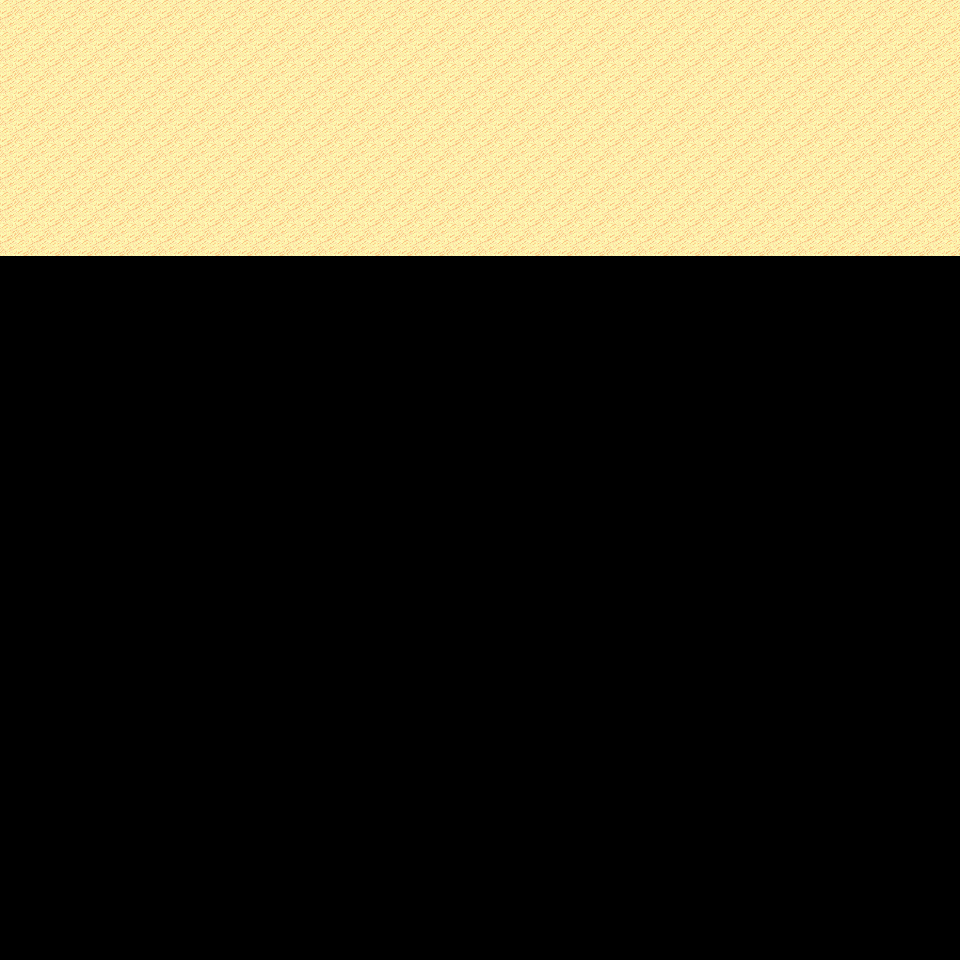

Tiled map render using the project's own tile images. Description and the map definition, with tile-layer contents summarised, below:
An orthogonal 30x30 tile map with 32x32 px tiles, 6 tile layers (Ground, Object, Object2, Above, ...), 15 tilesets and 2 objects (2x mapExit).

<map version="1.0" orientation="orthogonal" renderorder="right-down" width="30" height="30" tilewidth="32" tileheight="32" nextobjectid="3">
  <tileset firstgid="1" name="tileset_logic_collision" tilewidth="32" tileheight="32" tilecount="1" columns="1">
    <image source="../drawable/tileset_logic_collision.png" width="32" height="32" />
  </tileset>
  <tileset firstgid="2" name="tileset_ground_ground" tilewidth="32" tileheight="32" tilecount="33" columns="3">
    <image source="../drawable/tileset_ground_ground.png" width="96" height="352" />
  </tileset>
  <tileset firstgid="35" name="tileset_ground_ridge_earth_pale" tilewidth="32" tileheight="32" tilecount="96" columns="12">
    <image source="../drawable/tileset_ground_ridge_earth_pale.png" width="384" height="256" />
  </tileset>
  <tileset firstgid="131" name="tileset_ground_ridge_earth_dark" tilewidth="32" tileheight="32" tilecount="96" columns="12">
    <image source="../drawable/tileset_ground_ridge_earth_dark.png" width="384" height="256" />
  </tileset>
  <tileset firstgid="227" name="tileset_terrain_desert" tilewidth="32" tileheight="32" tilecount="88" columns="8">
    <image source="../drawable/tileset_terrain_desert.png" width="256" height="352" />
  </tileset>
  <tileset firstgid="315" name="tileset_ground_ladder_vertical_dark" tilewidth="32" tileheight="32" tilecount="3" columns="3">
    <image source="../drawable/tileset_ground_ladder_vertical_dark.png" width="96" height="32" />
  </tileset>
  <tileset firstgid="318" name="tileset_plant_tree_evergreen" tilewidth="32" tileheight="32" tilecount="36" columns="3">
    <image source="../drawable/tileset_plant_tree_evergreen.png" width="96" height="384" />
  </tileset>
  <tileset firstgid="354" name="tileset_plant_cactus" tilewidth="32" tileheight="32" tilecount="2" columns="1">
    <image source="../drawable/tileset_plant_cactus.png" width="32" height="64" />
  </tileset>
  <tileset firstgid="356" name="tileset_plant_cactus_2" tilewidth="32" tileheight="32" tilecount="10" columns="5">
    <image source="../drawable/tileset_plant_cactus_2.png" width="160" height="64" />
  </tileset>
  <tileset firstgid="366" name="tileset_ground_sand_2" tilewidth="32" tileheight="32" tilecount="15" columns="5">
    <image source="../drawable/tileset_ground_sand_2.png" width="160" height="96" />
  </tileset>
  <tileset firstgid="381" name="tileset_plant_tree_tree_darkgreen" tilewidth="32" tileheight="32" tilecount="88" columns="8">
    <image source="../drawable/tileset_plant_tree_tree_darkgreen.png" width="256" height="352" />
  </tileset>
  <tileset firstgid="469" name="tileset_ground_rock_pebbles" tilewidth="32" tileheight="32" tilecount="3" columns="1">
    <image source="../drawable/tileset_ground_rock_pebbles.png" width="32" height="96" />
  </tileset>
  <tileset firstgid="472" name="tileset_plant_star_shaped_plants" tilewidth="32" tileheight="32" tilecount="6" columns="2">
    <image source="../drawable/tileset_plant_star_shaped_plants.png" width="64" height="96" />
  </tileset>
  <tileset firstgid="478" name="tileset_plant_stump_small_stump" tilewidth="32" tileheight="32" tilecount="4" columns="2">
    <image source="../drawable/tileset_plant_stump_small_stump.png" width="64" height="64" />
  </tileset>
  <tileset firstgid="482" name="tileset_plant_round_cactuses" tilewidth="32" tileheight="32" tilecount="20" columns="10">
    <image source="../drawable/tileset_plant_round_cactuses.png" width="320" height="64" />
  </tileset>
  <layer name="Ground" width="30" height="30">
    <data>[900 cells, 240 non-empty, 1 distinct tile ids]</data>
  </layer>
  <layer name="Object" width="30" height="30">
    <data>[900 cells, 0 non-empty, 0 distinct tile ids]</data>
  </layer>
  <layer name="Object2" width="30" height="30">
    <data>[900 cells, 0 non-empty, 0 distinct tile ids]</data>
  </layer>
  <layer name="Above" width="30" height="30">
    <data>[900 cells, 0 non-empty, 0 distinct tile ids]</data>
  </layer>
  <layer name="Above2" width="30" height="30">
    <data>[900 cells, 0 non-empty, 0 distinct tile ids]</data>
  </layer>
  <layer name="Walkable" width="30" height="30">
    <data>[900 cells, 0 non-empty, 0 distinct tile ids]</data>
  </layer>
  <objectgroup name="MapEvents">
    <object id="1" name="north" type="mapExit" x="0" y="0" width="960" height="32">
      <properties>
        <property name="map" value="level_0_x34_y96" />
        <property name="x" value="0" />
        <property name="y" value="28" />
      </properties>
    </object>
    <object id="2" name="east" type="mapExit" x="928" y="0" width="32" height="960">
      <properties>
        <property name="map" value="level_0_x35_y97" />
        <property name="x" value="1" />
        <property name="y" value="0" />
      </properties>
    </object>
  </objectgroup>
</map>
